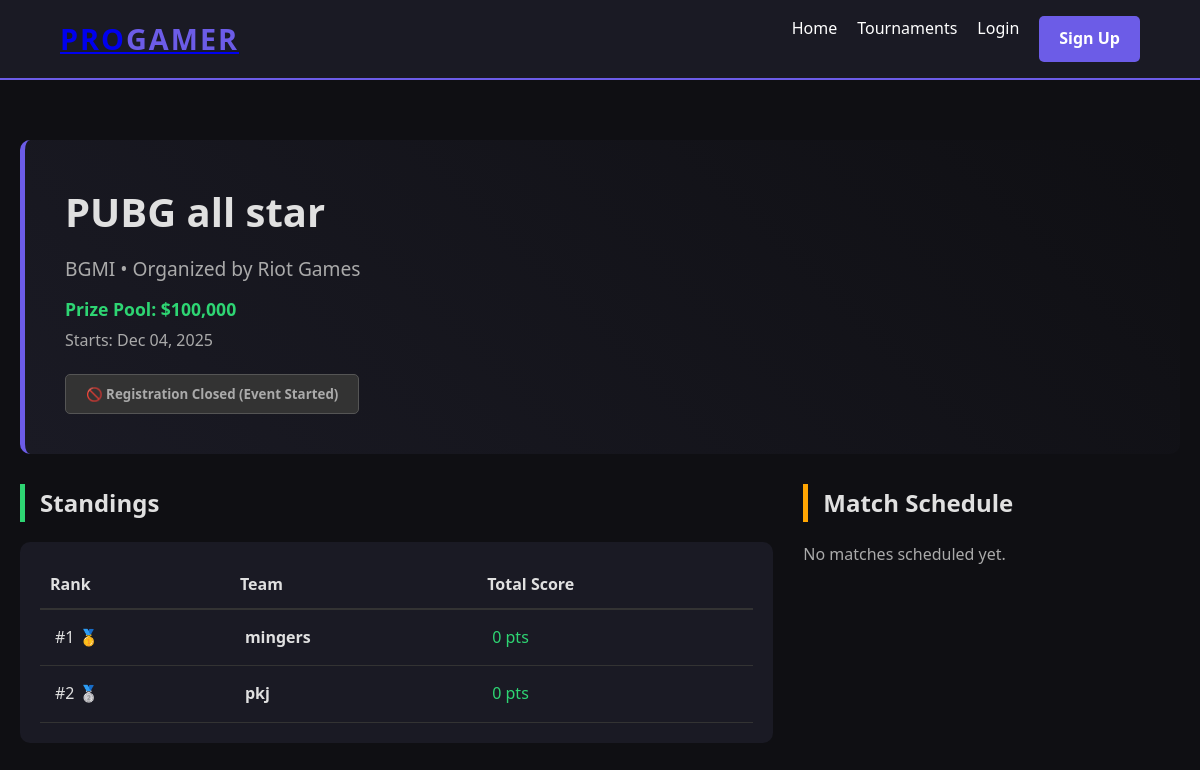
/test.php?id=6, run on an earlier commit of the app's database.
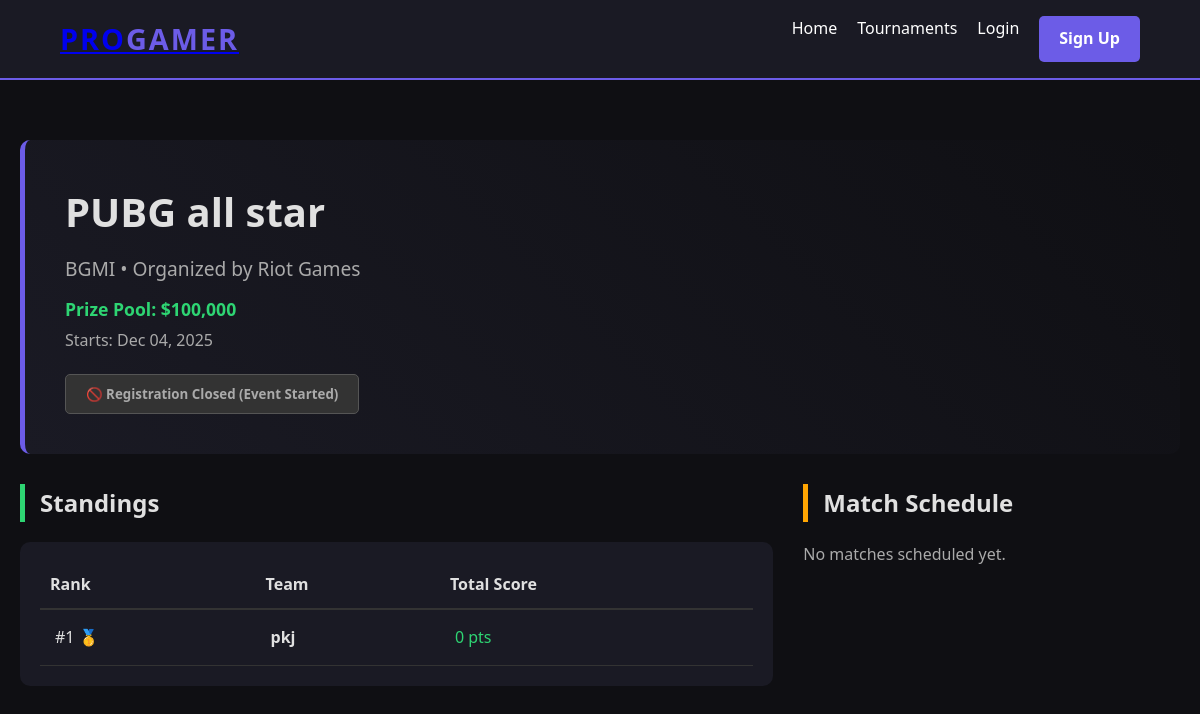
And on a later commit of the database.
### tables this page shows
CREATE TABLE `participates` (
  `tournament_id` int(11) NOT NULL,
  `team_id` int(11) NOT NULL,
  `registration_status` enum('Pending','Approved','Rejected') DEFAULT 'Pending',
  `score` int(11) DEFAULT 0
);

CREATE TABLE `team` (
  `team_id` int(11) NOT NULL,
  `team_name` varchar(100) NOT NULL,
  `team_captain_id` int(11) DEFAULT NULL,
  `creation_date` date DEFAULT curdate()
);

### test.php (the view, shortened to what the changed rows need)
<?php
include __DIR__ . '/includes/db_connect.php';
include __DIR__ . '/includes/header.php';
$t_id = intval($_GET['id']);
$sql = "SELECT T.*, G.game_name, G.platform, O.organizer_name
        FROM Tournament T
        JOIN Game G ON T.game_id = G.game_id
        JOIN Organizer O ON T.organizer_id = O.organizer_id
        WHERE T.tournament_id = $t_id";
$tournament = $conn->query($sql)->fetch_assoc();
?>
<div style="max-width: 1200px; margin: 40px auto; padding: 20px;">
    <div style="background: linear-gradient(45deg, #1a1a24, #0f0f13); padding: 40px; border-radius: 10px; border-left: 5px solid #6c5ce7; margin-bottom: 30px;">
        <h1 style="font-size: 2.5rem; margin-bottom: 10px;"><?php echo htmlspecialchars($tournament['tournament_name']); ?></h1>
    </div>
    <div style="display: grid; grid-template-columns: 2fr 1fr; gap: 30px;">
        <div>
            <h2 style="border-left: 5px solid #2ed573; padding-left: 15px; margin-bottom: 20px;">Standings</h2>
            <div style="background: #1a1a24; padding: 20px; border-radius: 10px;">
                <table style="width: 100%; border-collapse: collapse;">
                    <thead>
                        <tr style="border-bottom: 2px solid #333; text-align: left;">
                            <th style="padding: 10px;">Rank</th>
                            <th style="padding: 10px;">Team</th>
                            <th style="padding: 10px;">Total Score</th>
                        </tr>
                    </thead>
                    <tbody>
                        <?php
                        $sql_rank = "SELECT P.score, T.team_name
                                     FROM Participates P
                                     JOIN Team T ON P.team_id = T.team_id
                                     WHERE P.tournament_id = $t_id AND P.registration_status = 'Approved'
                                     ORDER BY P.score DESC";
                        $ranks = $conn->query($sql_rank);
                        if ($ranks->num_rows > 0) {
                            $count = 1;
                            while($r = $ranks->fetch_assoc()) {
                                $badge = "";
                                if($count == 1) $badge = "🥇";
                                elseif($count == 2) $badge = "🥈";
                                elseif($count == 3) $badge = "🥉";
                                echo "<tr style='border-bottom: 1px solid #333;'>
                                    <td style='padding: 15px;'>#$count $badge</td>
                                    <td style='padding: 15px; font-weight: bold;'>".htmlspecialchars($r['team_name'])."</td>
                                    <td style='padding: 15px; color: #2ed573;'>".$r['score']." pts</td>
                                </tr>";
                                $count++;
                            }
                        } else {
                            echo "<tr><td colspan='3' style='padding:20px; text-align:center; color: #aaa;'>No approved teams yet.</td></tr>";
                        }
                        ?>
                    </tbody>
                </table>
            </div>
        </div>
        <div>
            <h2 style="border-left: 5px solid #ffa502; padding-left: 15px; margin-bottom: 20px;">Match Schedule</h2>
        </div>
        </div>
</div>
</body>
</html>

What changed in the data, as far as the page shows it:
removed participates: badge "🥇", team.team_name "mingers", score "0"
computed for participates "pkj": badge "🥈" → "🥇"
